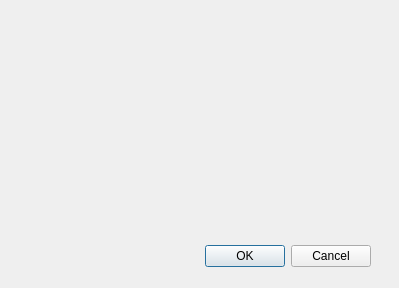
<?xml version="1.0" encoding="UTF-8"?>
<ui version="4.0">
 <class>Usuarios</class>
 <widget class="QDialog" name="Usuarios">
  <property name="geometry">
   <rect>
    <x>0</x>
    <y>0</y>
    <width>399</width>
    <height>288</height>
   </rect>
  </property>
  <property name="windowTitle">
   <string>Dialog</string>
  </property>
  <widget class="QDialogButtonBox" name="buttonBox">
   <property name="geometry">
    <rect>
     <x>30</x>
     <y>240</y>
     <width>341</width>
     <height>32</height>
    </rect>
   </property>
   <property name="orientation">
    <enum>Qt::Horizontal</enum>
   </property>
   <property name="standardButtons">
    <set>QDialogButtonBox::Cancel|QDialogButtonBox::Ok</set>
   </property>
  </widget>
 </widget>
 <resources/>
 <connections>
  <connection>
   <sender>buttonBox</sender>
   <signal>accepted()</signal>
   <receiver>Usuarios</receiver>
   <slot>accept()</slot>
   <hints>
    <hint type="sourcelabel">
     <x>248</x>
     <y>254</y>
    </hint>
    <hint type="destinationlabel">
     <x>157</x>
     <y>274</y>
    </hint>
   </hints>
  </connection>
  <connection>
   <sender>buttonBox</sender>
   <signal>rejected()</signal>
   <receiver>Usuarios</receiver>
   <slot>reject()</slot>
   <hints>
    <hint type="sourcelabel">
     <x>316</x>
     <y>260</y>
    </hint>
    <hint type="destinationlabel">
     <x>286</x>
     <y>274</y>
    </hint>
   </hints>
  </connection>
 </connections>
</ui>
